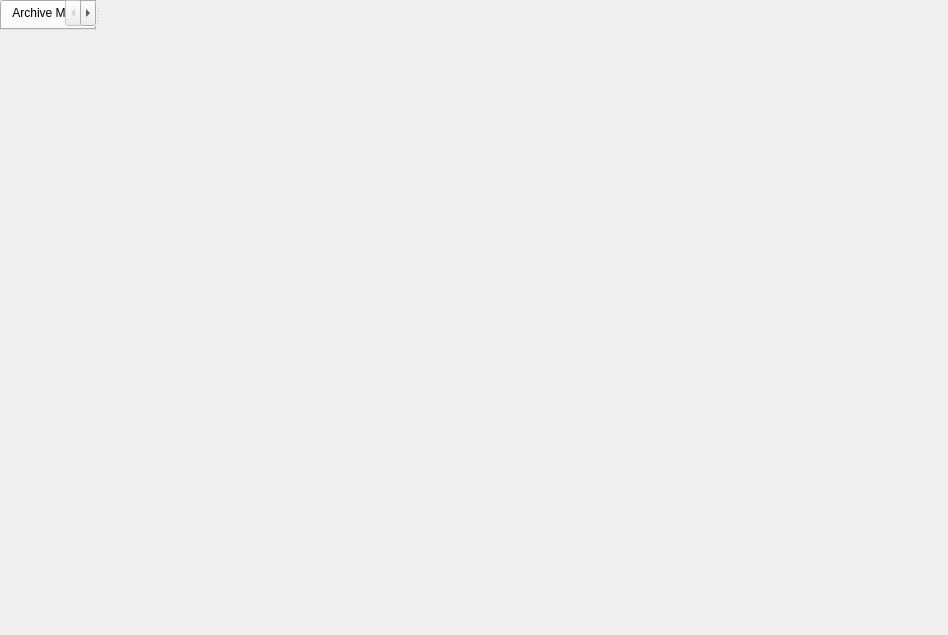
<?xml version="1.0" encoding="UTF-8"?>
<ui version="4.0">
  <class>MainWindow</class>
  <widget class="QMainWindow" name="MainWindow">
    <property name="geometry">
      <rect>
        <x>0</x>
        <y>0</y>
        <width>948</width>
        <height>635</height>
      </rect>
    </property>
    <property name="windowTitle">
      <string>WildTangent Model Viewer</string>
    </property>
    <property name="windowIcon">
      <iconset resource="resource.qrc">
      <normaloff>:/icon.png</normaloff>:/icon.png</iconset>
    </property>
    <widget class="QSplitter" name="splitter">
      <property name="orientation">
        <enum>Qt::Horizontal</enum>
      </property>
      <widget class="QTabWidget" name="tabWidget">
        <property name="sizePolicy">
          <sizepolicy hsizetype="Preferred" vsizetype="Preferred">
            <horstretch>0</horstretch>
            <verstretch>0</verstretch>
          </sizepolicy>
        </property>
        <property name="currentIndex">
          <number>0</number>
        </property>


        <widget class="QWidget" name="tab_meta">
          <attribute name="title">
            <string>Archive Metadata</string>
          </attribute>

          <layout class="QVBoxLayout">

            <item>
              <widget class="QScrollArea">
                <property name="widgetResizable">
                  <bool>true</bool>
                </property>
                <widget class="QWidget" name="scrollAreaWidgetContents">

                  <layout class="QVBoxLayout">

                    <item>
                      <widget class="QGroupBox" name="groupBoxWTMeta">
                        <property name="title">
                          <string>WT Archive</string>
                        </property>
                        <layout class="QVBoxLayout">

                          <item>
                            <widget class="QLabel" name="labelWTData">
                              <property name="textInteractionFlags">
                                <set>Qt::LinksAccessibleByMouse|Qt::TextSelectableByMouse</set>
                              </property>
                            </widget>
                          </item>

                        </layout>
                      </widget>
                    </item>

                    <item>
                      <widget class="QGroupBox" name="groupBoxPWTMeta">
                        <property name="title">
                          <string>PWT Model</string>
                        </property>
                        <layout class="QVBoxLayout">

                          <item>
                            <widget class="QLabel" name="labelPWTData">
                              <property name="textInteractionFlags">
                                <set>Qt::LinksAccessibleByMouse|Qt::TextSelectableByMouse</set>
                              </property>
                            </widget>
                          </item>

                        </layout>
                      </widget>
                    </item>

                    <item>
                      <spacer name="verticalSpacer">
                        <property name="orientation"><enum>Qt::Vertical</enum></property>
                      </spacer>
                    </item>
                  </layout>

                </widget>
              </widget>

            </item>
          </layout>
        </widget>


        <widget class="QWidget" name="tab_frames">
          <attribute name="title">
            <string>Model Data</string>
          </attribute>
          <layout class="QVBoxLayout">

            <item>
              <widget class="QSplitter">
                <property name="orientation">
                  <enum>Qt::Vertical</enum>
                </property>


                <widget class="QGroupBox" name="groupBoxModelFrames">
                  <property name="title">
                    <string>Frames</string>
                  </property>
                  <layout class="QVBoxLayout">
                    <property name="leftMargin"><number>0</number></property>
                    <property name="topMargin"><number>0</number></property>
                    <property name="rightMargin"><number>0</number></property>
                    <property name="bottomMargin"><number>0</number></property>

                    <item>
                      <widget class="ModelFrameTreeView" name="modelFrameTree"/>
                    </item>

                  </layout>
                </widget>

                <layout class="QVBoxLayout">

                  <item>
                    <widget class="QScrollArea">
                      <property name="widgetResizable">
                        <bool>true</bool>
                      </property>
                      <widget class="QWidget">
                        <layout class="QVBoxLayout">

                          <item>
                            <widget class="QGroupBox" name="groupBoxFrameMeta">
                              <property name="title">
                                <string>Frame Metadata</string>
                              </property>
                              <layout class="QVBoxLayout">
                                <property name="leftMargin"><number>0</number></property>
                                <property name="topMargin"><number>0</number></property>
                                <property name="rightMargin"><number>0</number></property>
                                <property name="bottomMargin"><number>0</number></property>

                                <item>
                                  <widget class="QLabel" name="labelFrameData">
                                    <property name="textInteractionFlags">
                                      <set>Qt::LinksAccessibleByMouse|Qt::TextSelectableByMouse</set>
                                    </property>
                                    <property name="alignment"><enum>Qt::AlignTop</enum></property>
                                  </widget>
                                </item>

                              </layout>
                            </widget>
                          </item>

                          <item>
                            <widget class="QGroupBox" name="groupBoxVisualsMeta">
                              <property name="title">
                                <string>Frame Visuals Metadata</string>
                              </property>
                              <layout class="QVBoxLayout">
                                <property name="leftMargin"><number>0</number></property>
                                <property name="topMargin"><number>0</number></property>
                                <property name="rightMargin"><number>0</number></property>
                                <property name="bottomMargin"><number>0</number></property>

                                <item>
                                  <widget class="QLabel" name="labelVisualsData">
                                    <property name="textInteractionFlags">
                                      <set>Qt::LinksAccessibleByMouse|Qt::TextSelectableByMouse</set>
                                    </property>
                                  </widget>
                                </item>

                              </layout>
                            </widget>
                          </item>

                          <item>
                            <widget class="QGroupBox" name="groupBoxModelTextures">
                              <property name="title">
                                <string>Textures</string>
                              </property>
                              <layout class="QVBoxLayout">
                                <property name="leftMargin"><number>0</number></property>
                                <property name="topMargin"><number>0</number></property>
                                <property name="rightMargin"><number>0</number></property>
                                <property name="bottomMargin"><number>0</number></property>

                                <item>
                                  <widget class="QListView" name="listViewModelTexture"/>
                                </item>

                              </layout>
                            </widget>
                          </item>

                        </layout>
                      </widget>
                    </widget>
                  </item>

                </layout>
              </widget>
            </item>

          </layout>
        </widget>

      </widget>
      <widget class="PWTModelFrame" name="ogrePane" native="true"/>
    </widget>
  </widget>

  <customwidgets>
    <customwidget>
      <class>PWTModelFrame</class>
      <extends>QWidget</extends>
      <header>PWTModelFrame.h</header>
      <container>1</container>
    </customwidget>
    <customwidget>
      <class>ModelFrameTreeView</class>
      <extends>QTreeView</extends>
      <header>ModelFrameTreeView.h</header>
      <container>1</container>
    </customwidget>
  </customwidgets>
  <resources>
    <include location="resource.qrc"/>
  </resources>
  <connections/>
</ui>
